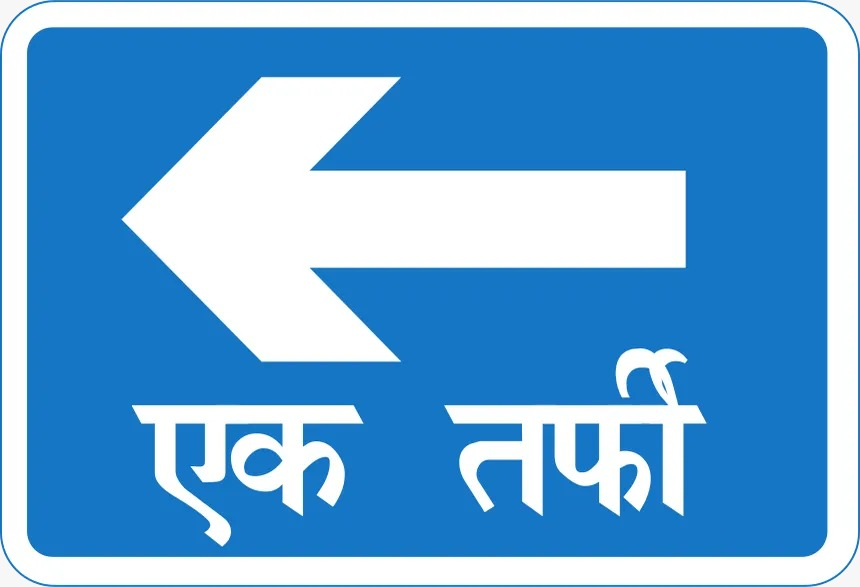
#> input picture backend/uploads/WhatsApp Image 2026-07-29 at 8.51.37 AM.jpeg, 860 x 587 px
$ python -i preprocess.py   (imports and definitions only)
#> lines starting #> are read from the running program, lines starting #| are printed output that depends on the picture; after the words box and inside, x2 and y2 are one past the last pixel; in counts of white or black regions, pixels touching at a corner belong together
import cv2
import numpy as np

def preprocess_image(image_path):
    """
    Generates multiple preprocessed image variations to maximize Tesseract OCR accuracy across different signboards, background contrasts, and lighting conditions.
    """
    image = cv2.imread(image_path)
#> image is the input picture: shape (587, 860, 3); mean B, G, R 216.8, 167.6, 105.7
    if image is None:
        return []

    height, width = image.shape[:2]
#> height = 587; width = 860

    # Resize image dynamically if it's too small or excessively large
    max_dim = 1800
    if max(height, width) > max_dim:
        scale = max_dim / max(height, width)
        image = cv2.resize(image, (int(width * scale), int(height * scale)), interpolation=cv2.INTER_AREA)
    elif max(height, width) < 600:
        scale = 1200 / max(height, width)
        image = cv2.resize(image, (int(width * scale), int(height * scale)), interpolation=cv2.INTER_CUBIC)

    # 1. Grayscale
    gray = cv2.cvtColor(image, cv2.COLOR_BGR2GRAY)
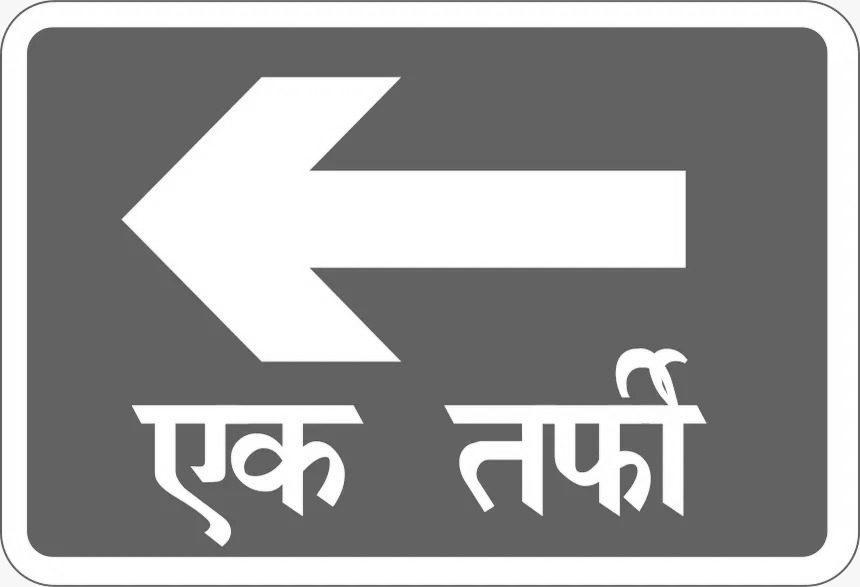
#> gray: shape (587, 860); min 68, max 255, mean 154.7

    # 2. CLAHE (Contrast Limited Adaptive Histogram Equalization)
    clahe = cv2.createCLAHE(clipLimit=2.0, tileGridSize=(8, 8))
    enhanced = clahe.apply(gray)

    # 3. Gaussian Blur + Otsu Thresholding
    blurred = cv2.GaussianBlur(enhanced, (3, 3), 0)
    _, otsu = cv2.threshold(blurred, 0, 255, cv2.THRESH_BINARY + cv2.THRESH_OTSU)
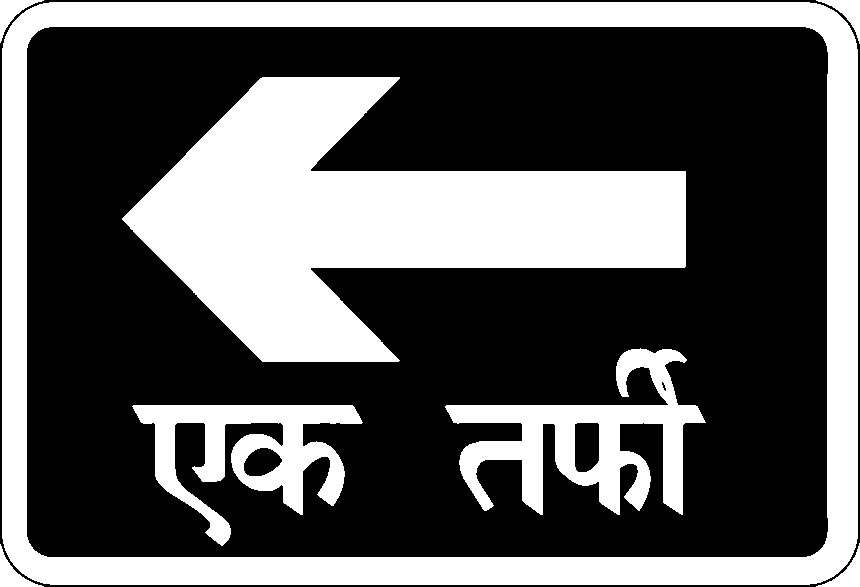
#> otsu: shape (587, 860); 36.2% white; 8 white regions, largest, box (x1, y1, x2, y2) and area: (122, 77, 686, 362) 78713, (2, 2, 858, 585) 73103, (445, 348, 706, 515) 16126

    # 4. Inverted Otsu Thresholding (for light text on dark backgrounds)
    otsu_inv = cv2.bitwise_not(otsu)

    # Return list of preprocessed variations to try during extraction
    return [enhanced, gray, otsu, otsu_inv]

>>> result = preprocess_image('../uploads/WhatsApp Image 2026-07-29 at 8.51.37 AM.jpeg')
#> result = 4 items
